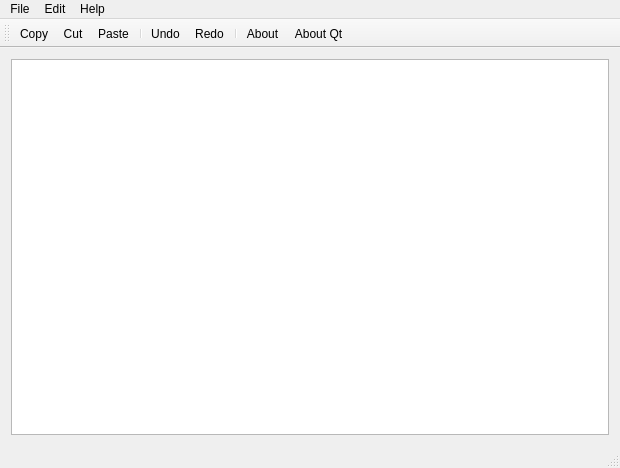
<?xml version="1.0" encoding="UTF-8"?>
<ui version="4.0">
 <class>MainWindow</class>
 <widget class="QMainWindow" name="MainWindow">
  <property name="geometry">
   <rect>
    <x>0</x>
    <y>0</y>
    <width>620</width>
    <height>468</height>
   </rect>
  </property>
  <property name="windowTitle">
   <string>MainWindow</string>
  </property>
  <widget class="QWidget" name="centralWidget">
   <layout class="QVBoxLayout" name="verticalLayout">
    <item>
     <widget class="QTextEdit" name="textEdit"/>
    </item>
   </layout>
  </widget>
  <widget class="QMenuBar" name="menuBar">
   <property name="geometry">
    <rect>
     <x>0</x>
     <y>0</y>
     <width>620</width>
     <height>26</height>
    </rect>
   </property>
   <widget class="QMenu" name="menuFile">
    <property name="title">
     <string>File</string>
    </property>
    <addaction name="actionQuit"/>
   </widget>
   <widget class="QMenu" name="menuEdit">
    <property name="title">
     <string>Edit</string>
    </property>
    <addaction name="actionCopy"/>
    <addaction name="actionCut"/>
    <addaction name="actionPaste"/>
    <addaction name="separator"/>
    <addaction name="actionUndo"/>
    <addaction name="actionRedo"/>
   </widget>
   <widget class="QMenu" name="menuHelp">
    <property name="title">
     <string>Help</string>
    </property>
    <addaction name="actionAbout"/>
    <addaction name="actionAbout_Qt"/>
   </widget>
   <addaction name="menuFile"/>
   <addaction name="menuEdit"/>
   <addaction name="menuHelp"/>
  </widget>
  <widget class="QToolBar" name="mainToolBar">
   <attribute name="toolBarArea">
    <enum>TopToolBarArea</enum>
   </attribute>
   <attribute name="toolBarBreak">
    <bool>false</bool>
   </attribute>
   <addaction name="actionCopy"/>
   <addaction name="actionCut"/>
   <addaction name="actionPaste"/>
   <addaction name="separator"/>
   <addaction name="actionUndo"/>
   <addaction name="actionRedo"/>
   <addaction name="separator"/>
   <addaction name="actionAbout"/>
   <addaction name="actionAbout_Qt"/>
  </widget>
  <widget class="QStatusBar" name="statusBar"/>
  <action name="actionQuit">
   <property name="icon">
    <iconset resource="resources.qrc">
     <normaloff>:/images/quitIcon.png</normaloff>:/images/quitIcon.png</iconset>
   </property>
   <property name="text">
    <string>Quit</string>
   </property>
  </action>
  <action name="actionCopy">
   <property name="icon">
    <iconset resource="resources.qrc">
     <normaloff>:/images/copyIcon.png</normaloff>:/images/copyIcon.png</iconset>
   </property>
   <property name="text">
    <string>Copy</string>
   </property>
  </action>
  <action name="actionCut">
   <property name="icon">
    <iconset resource="resources.qrc">
     <normaloff>:/images/cutIcon.png</normaloff>:/images/cutIcon.png</iconset>
   </property>
   <property name="text">
    <string>Cut</string>
   </property>
  </action>
  <action name="actionPaste">
   <property name="icon">
    <iconset resource="resources.qrc">
     <normaloff>:/images/pasteIcon.png</normaloff>:/images/pasteIcon.png</iconset>
   </property>
   <property name="text">
    <string>Paste</string>
   </property>
  </action>
  <action name="actionUndo">
   <property name="icon">
    <iconset resource="resources.qrc">
     <normaloff>:/images/undoIcon.png</normaloff>:/images/undoIcon.png</iconset>
   </property>
   <property name="text">
    <string>Undo</string>
   </property>
  </action>
  <action name="actionRedo">
   <property name="icon">
    <iconset resource="resources.qrc">
     <normaloff>:/images/redoIcon.png</normaloff>:/images/redoIcon.png</iconset>
   </property>
   <property name="text">
    <string>Redo</string>
   </property>
  </action>
  <action name="actionAbout">
   <property name="icon">
    <iconset resource="resources.qrc">
     <normaloff>:/images/aboutIcon.png</normaloff>:/images/aboutIcon.png</iconset>
   </property>
   <property name="text">
    <string>About</string>
   </property>
  </action>
  <action name="actionAbout_Qt">
   <property name="icon">
    <iconset resource="resources.qrc">
     <normaloff>:/images/aboutQtIcon.png</normaloff>:/images/aboutQtIcon.png</iconset>
   </property>
   <property name="text">
    <string>About Qt</string>
   </property>
  </action>
 </widget>
 <layoutdefault spacing="6" margin="11"/>
 <resources>
  <include location="resources.qrc"/>
 </resources>
 <connections/>
</ui>
